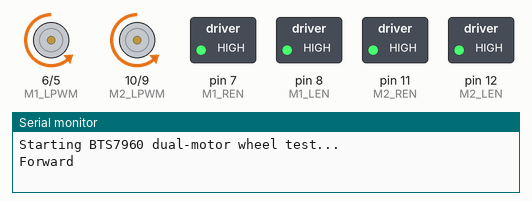
A sketch run on a simulated Arduino Uno, built with avr-gcc and run on an emulated ATmega328P. Parts: motor-driver pin pairs drawn as motors (green arrow = first pin HIGH = forward, orange = second pin HIGH = backward, longer = more drive), switched loads named in the sketch (green lamp = pin HIGH), the last lines printed to the serial monitor.

Above: at 1.5 s.
At 3.7 s:
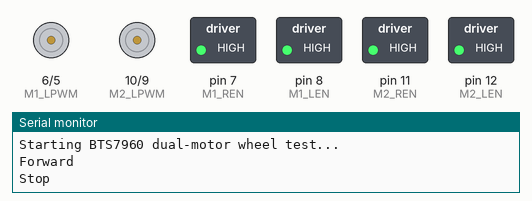
Timing chart, 0 to 5.9 s (numbered marks = the images above):
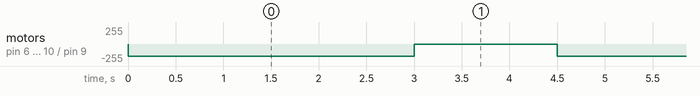

The sketch:

motor_test.ino
```cpp
// 2 Motor DriverS: BTS7960
// Pins: RPWM, LPWM, R_EN, L_EN
// To control:
//   enable both sides (R_EN & L_EN)
//   to rotate: apply PWM to RPWM, set LPWM to 0
//   reverse: apply PWM to LPWM, set RPWM to 0

// Can connect R_EN and L_EN together to 5V instead of arduino pins

// ===== Motor 1 (BTS7960 #1) =====
const int M1_RPWM = 5;   // must be PWM-capable
const int M1_LPWM = 6;   // must be PWM-capable
const int M1_REN  = 7;
const int M1_LEN  = 8;

// ===== Motor 2 (BTS7960 #2) =====
const int M2_RPWM = 9;   // must be PWM-capable
const int M2_LPWM = 10;  // must be PWM-capable
const int M2_REN  = 11;
const int M2_LEN  = 12;

// Set to true if motor 2 is physically mounted reversed
bool invertMotor2 = false;

// Optional trim if one motor is slightly stronger
int motor1_trim = 0;
int motor2_trim = 0;

// speed: -255 to 255
void setMotor1(int speed) {
  speed = constrain(speed, -255, 255);

  if (speed > 0) {
    analogWrite(M1_RPWM, speed);
    analogWrite(M1_LPWM, 0);
  } else if (speed < 0) {
    analogWrite(M1_RPWM, 0);
    analogWrite(M1_LPWM, -speed);
  } else {
    analogWrite(M1_RPWM, 0);
    analogWrite(M1_LPWM, 0);
  }
}

// speed: -255 to 255
void setMotor2(int speed) {
  speed = constrain(speed, -255, 255);

  if (invertMotor2) {
    speed = -speed;
  }

  if (speed > 0) {
    analogWrite(M2_RPWM, speed);
    analogWrite(M2_LPWM, 0);
  } else if (speed < 0) {
    analogWrite(M2_RPWM, 0);
    analogWrite(M2_LPWM, -speed);
  } else {
    analogWrite(M2_RPWM, 0);
    analogWrite(M2_LPWM, 0);
  }
}

// Command both motors together as one wheel
void setWheel(int speed) {
  int s1 = constrain(speed + motor1_trim, -255, 255);
  int s2 = constrain(speed + motor2_trim, -255, 255);

  setMotor1(s1);
  setMotor2(s2);
}

void stopWheel() {
  setWheel(0);
}


void setup() {
  // put your setup code here, to run once:
  pinMode(M1_RPWM, OUTPUT);
  pinMode(M1_LPWM, OUTPUT);
  pinMode(M1_REN, OUTPUT);
  pinMode(M1_LEN, OUTPUT);

  pinMode(M2_RPWM, OUTPUT);
  pinMode(M2_LPWM, OUTPUT);
  pinMode(M2_REN, OUTPUT);
  pinMode(M2_LEN, OUTPUT);

  // Enable both BTS7960 boards
  digitalWrite(M1_REN, HIGH);
  digitalWrite(M1_LEN, HIGH);
  digitalWrite(M2_REN, HIGH);
  digitalWrite(M2_LEN, HIGH);

  Serial.begin(115200);
  stopWheel();

  Serial.println("Starting BTS7960 dual-motor wheel test...");
}

void loop() {
  // put your main code here, to run repeatedly:
  Serial.println("Forward");
  setWheel(180);
  delay(3000);

  Serial.println("Stop");
  stopWheel();
  delay(1500);

  // Serial.println("Reverse");
  // setWheel(-180);
  // delay(3000);

  // Serial.println("Stop");
  // stopWheel();
  // delay(3000);
}
```

Measured:
- by itself, motor on pin 6 (M1_LPWM) / pin 5 (M1_RPWM), motor on pin 10 (M2_LPWM) / pin 9 (M2_RPWM): alternates backward 180/255 for 3.0 s and stopped for 1.5 s
